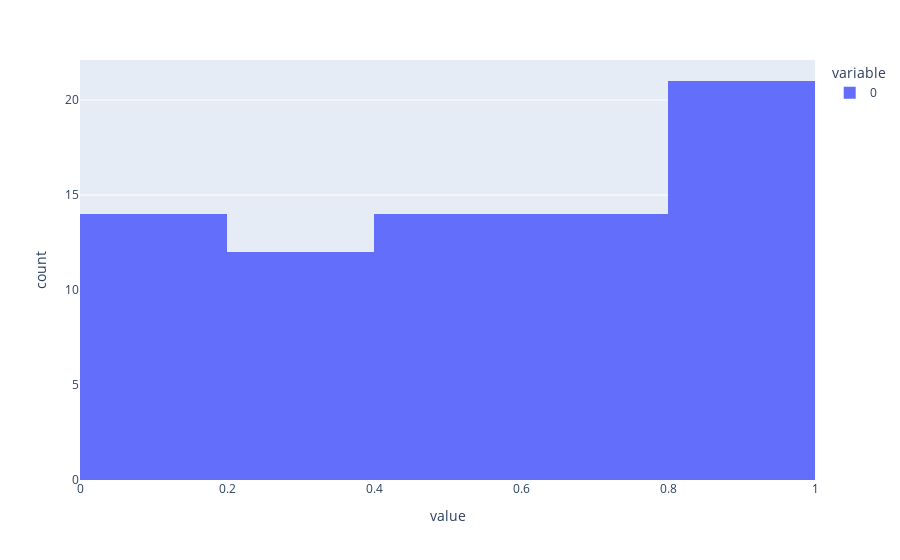

Source (notebook cell):
### Code cell
ex.histogram(x)

### Figure 1 — Plotly figure (JSON) as saved in the notebook; plotly's stock layout.template omitted (floating-point values rounded to 4 significant figures)
{"data": [{"alignmentgroup": "True", "bingroup": "x", "hovertemplate": "variable=0<br>value=%{x}<br>count=%{y}<extra></extra>", "legendgroup": "0", "marker": {"color": "#636efa", "pattern": {"shape": ""}}, "name": "0", "offsetgroup": "0", "orientation": "v", "showlegend": true, "type": "histogram", "x": [0.3787, 0.9264, 0.0318, 0.6449, 0.4429, 0.4213, 0.6157, 0.3491, 0.8969, 0.6986, 0.1654, 0.8459, 0.4427, 0.9042, 0.2585, 0.01065, 0.0699, 0.9335, 0.1989, 0.5639, 0.3092, 0.9494, 0.08574, 0.8463, 0.9381, 0.7676, 0.2449, 0.6816, 0.4699, 0.8576, 0.795, 0.5773, 0.9807, 0.4059, 0.4664, 0.8841, 0.4183, 0.3356, 0.7004, 0.6065, 0.00897, 0.8155, 0.2169, 0.09897, 0.2238, 0.1656, 0.9339, 0.8721, 0.3325, 0.1898, 0.5484, 0.03126, 0.3232, 0.4434, 0.8371, 0.9161, 0.4521, 0.6969, 0.0989, 0.8696, 0.7501, 0.934, 0.1212, 0.5386, 0.3095, 0.7031, 0.3069, 0.6975, 0.5276, 0.06226, 0.7835, 0.7223, 0.9127, 0.8834, 0.8541], "xaxis": "x", "yaxis": "y"}], "layout": {"autosize": true, "barmode": "relative", "legend": {"title": {"text": "variable"}, "tracegroupgap": 0}, "margin": {"t": 60}, "xaxis": {"anchor": "y", "autorange": true, "domain": [0, 1], "range": [2.776e-17, 1], "title": {"text": "value"}, "type": "linear"}, "yaxis": {"anchor": "x", "autorange": true, "domain": [0, 1], "range": [0, 22.11], "title": {"text": "count"}}}}
